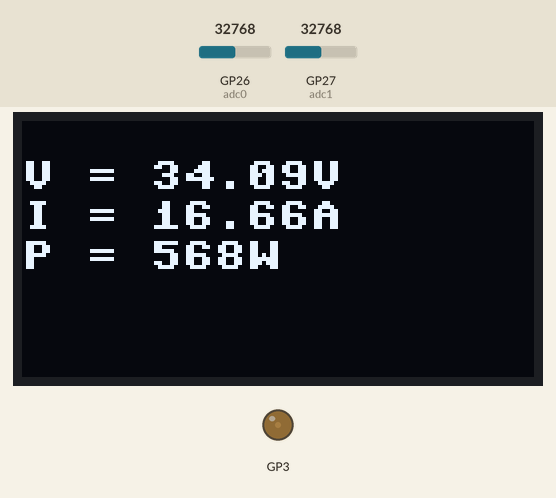
Simulated run of this program. Board: Raspberry Pi Pico running MicroPython. On the bench: 128×64 one-colour display, output pins drawn as LEDs (lit = HIGH). Inputs (shaded band) come from the test bench; at power-on: GP26 (adc0) = 32768, GP27 (adc1) = 32768 (analog values on the 0–65535 scale). Library files of the repository ran but are not shown: sh1106.py; what the program prints to the serial console is not drawn.

Above: at 1.2 s.
1.3 s: GP26 (adc0) set to 45874
At 3.5 s:
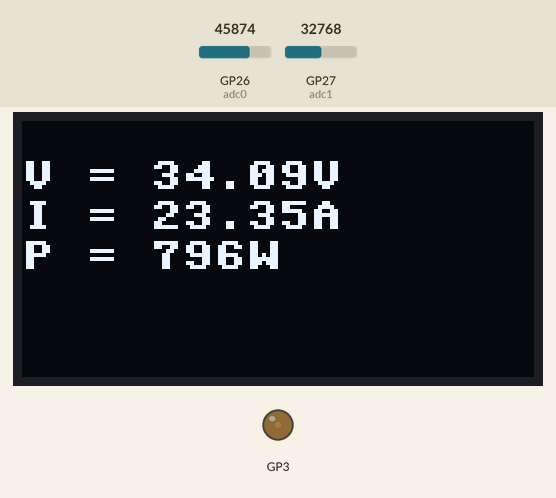
3.8 s: GP27 (adc1) set to 45874
At 5.2 s:
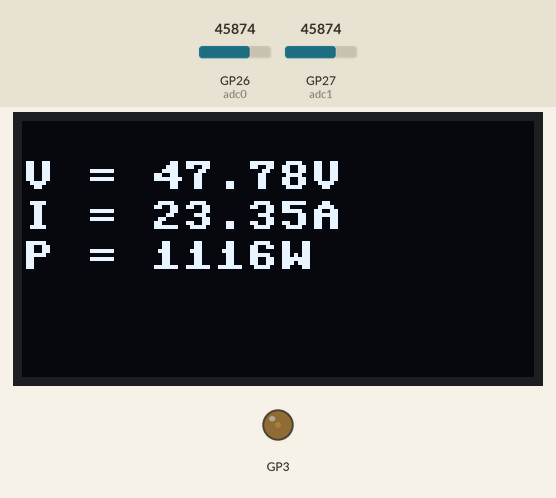
5.8 s: GP26 (adc0) set to 57670
At 6.8 s:
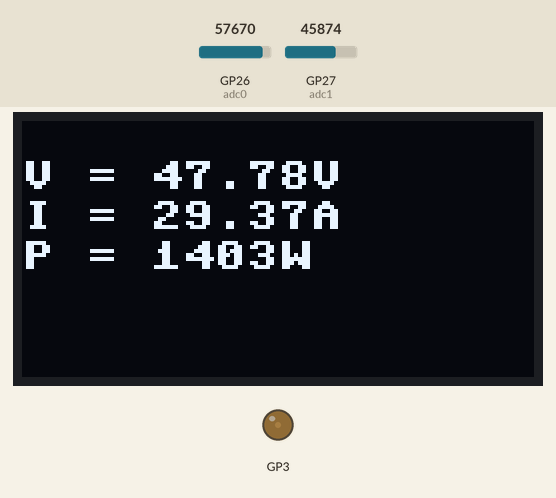
7.9 s: GP27 (adc1) set to 57670
At 9.6 s:
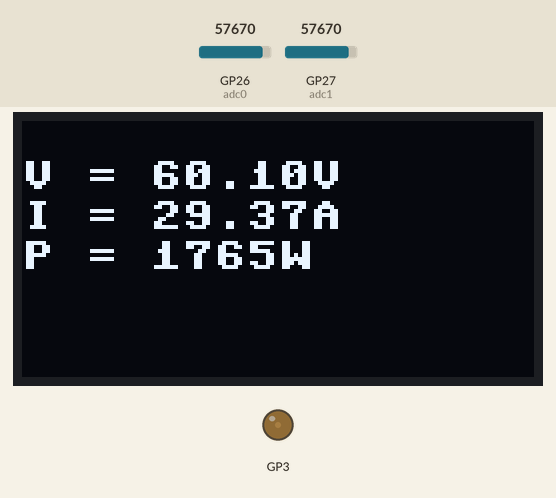
9.9 s: GP26 (adc0) set to 65535
At 11.1 s:
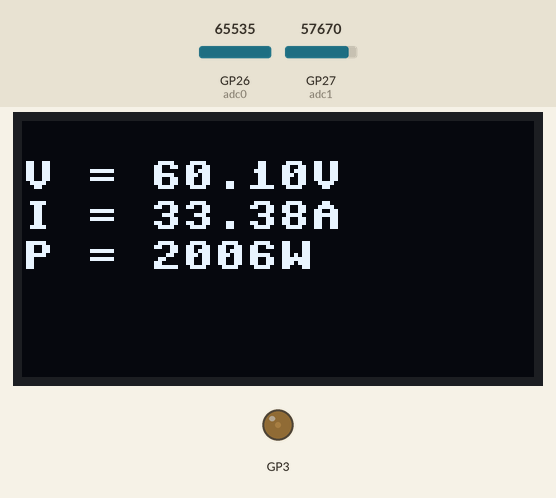
11.9 s: GP27 (adc1) set to 65535
At 13.9 s:
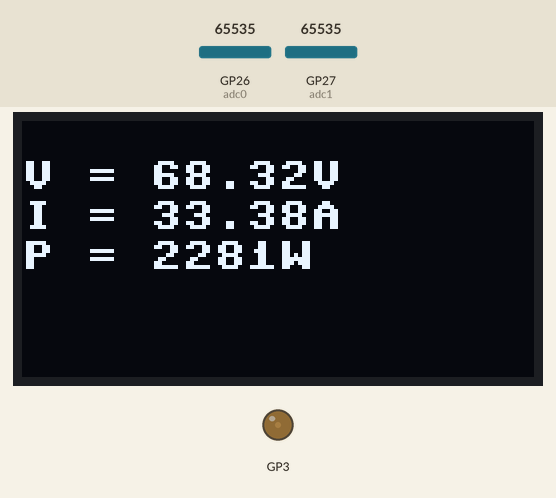
Timing chart, 0 to 15.0 s (numbered marks = the images above; inputs shaded):
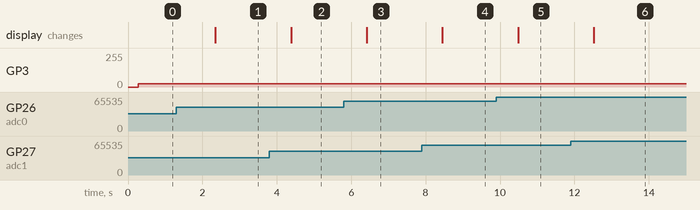

The program:

solartrack_04.py
```python
from machine import Pin, ADC, I2C
import time
from OLED_03 import OLED
from measure_vip import Measure_VIP
from pwmc import PWMc

# ADC
a0 = Pin(26, Pin.IN)				  # this is needed to turn input to high impedance
a1 = Pin(27, Pin.IN)				  # this is needed to turn input to high impedance
adc0 = ADC(0)		# Pin 31
adc1 = ADC(1)		# Pin 32
i2c_channel = 0
sclpin = 9
sdapin = 8
i2c = I2C(i2c_channel, scl=Pin(sclpin), sda=Pin(sdapin))
oled = OLED(128, 64, i2c, rotate = 180)
oled.clear()
PWMpin = 3
PWMfreq = 16E3
pwmgen = PWMc(PWMpin, freq= PWMfreq)


#-------------------------------------------------------------------------------
class MPPT(Measure_VIP):
    def __init__(self, adc0, adc1,  pwmgen, oled = None):
        Measure_VIP.__init__(self, adc0, adc1, oled)      # inherits everythin from Measure_VIP

        # PWM generator:
        self.pwmgen = pwmgen
        self.pwmval = 0
        self.pwm_min = 0.1
        self.pwm_max = 0.5
        self.pwm_step = 0.01

    def set_pwm(self, pwmval):
        self.pwmgen.set_pwm(pwmval)
        self.pwmval = pwmval

    def mpp_track(self, printflag = True):
        # Tracks maximum power point in PWM range between self.pwm_min and  self.pwm_max  using  self.pwm_step
        # returns p2max, p1max, pwmopt, i1max, i2max, pwmopt
        # printflag decides if values are printed
        ## Note: Only in this function pwm values are int in % because range is used


        # range accepts only int, so convert to %:
        pwm_percent_min = int(self.pwm_min * 100)
        pwm_percent_max = int(self.pwm_max * 100)
        pwm_percent_step = int(self.pwm_step * 100)
        pwm_percent_range = range(pwm_percent_min, pwm_percent_max , pwm_percent_step)

        power_max = 0
        pwmopt_percent = 0
        vmax = 0
        imax = 0
        for pw in pwm_percent_range:

            self.set_pwm(pw/100)
            v, i, power = meas.get_VIP()

            if power > power_max:

                vmax = v
                imax = i
                power_max = power
                pwmopt_percent = pw

            if printflag:
                print( '# PWM track', '\t', pw,'\t', '%2.2f' % v, '\t', '%2.2f' % i, '\t', '%3.0f' % power, '\t', '%3.0f' % power)

        self.pwmval = pwmopt_percent/100
        self.set_pwm(self.pwmval)

        if printflag:
            print("## PWM = %2.0i" % pwmopt_percent, "%")
            print("## P = %2.0f" % power_max, "W")
            print()

        return power_max, pwmopt_percent, vmax, imax
#------------------------------------------------------------------------------
#meas = Measure_VIP(adc0, adc1)           # without oled
#meas = Measure_VIP(adc0, adc1, oled)      # with oled
meas = MPPT(adc0, adc1, pwmgen, oled)
meas.nbmean = 100


i = 0
while True:
    if ( i % 10) == 0:
        meas.mpp_track()

    meas.get_VIP()
    meas.print_VIP()
    meas.print_oled()
    time.sleep(2)
    i+= 1
```

OLED_03.py
```python
from sh1106 import SH1106_I2C, SH1106

class OLED(SH1106_I2C):

    def __init__(self, width, height, i2c, res=None, addr=0x3c,
                 rotate=0, external_vcc=False):
        self.currentline = 0
        self.maxline = 5

        self.i2c = i2c
        self.addr = addr
        self.res = res

        # init base class:
        SH1106_I2C.__init__(self, width, height, i2c, res = res, addr=addr,
                 rotate=rotate, external_vcc=external_vcc)


    def clear(self):
        self.fill(0)
        self.currentline = 0


    def text(self, text, x, y):
        self.text(text, x, y)

    def write_line(self, text, line):
        '''write text to OLED into line 0...5'''
        self.text(text, 0, line * 10)
        self.show()


    def print(self, text, autoclear = True):
        '''print string s to OLED and automatically go to next row
           with clear before line 0'''
        if self.currentline == 0:
            if autoclear == True:
                self.fill(0)

        self.write_line(text,  self.currentline )
        self.currentline += 1
        if self.currentline > self.maxline:
            self.currentline = 0


    def print_s(self, s, separator = '\t'):
        '''print string s to OLED
        s -> multiple rows, separated by '\t'   '''

        sarray = s.split(separator)
        self.fill(0)
        self.currentline = 0
        for item in sarray:
            #self.print(item)
            self.text(item, 0, self.currentline * 10)
            self.currentline += 1
            if self.currentline > self.maxline:
                self.currentline = 0
        self.show()


if __name__ == "__main__":
    from machine import Pin, I2C
    import time


    i2c = I2C(0, scl=Pin(9), sda=Pin(8))
    #oled = SH1106_I2C(128, 64, i2c)
    oled = OLED(128, 64, i2c, rotate = 180)

    def test1():
        oled.clear()
        oled.print("TEST OLED PRINT")
        for i in range(0,8):
            #oled.print_line("TEST " + str(i))
            oled.print("TEST " + str(i))
            time.sleep(0.2)
            oled.show()

    def test2():
        oled.clear()

        oled.text("TEST OLED", 0, 0)      # text, x, y, colour (1 = white)
        #oled.text("TEST OLED",5,5)
        oled.text("by JCF",5,15)
        oled.text("Another row", 5, 25)
        oled.text("Yet another row", 5, 35)
        oled.text("And one more", 5, 45)
        oled.show()


    def test3():
        oled.clear()
        oled.text("TEST ", 30, 0)
        oled.hline(10,10, 20, 1)
        oled.vline(10, 20, 30, 1)
        oled.line(10, 10, 50, 50, 1)
        oled.rect(20, 20, 60, 40, 1)
        oled.fill_rect(80, 20, 20, 20, 1)
        oled.show()


    def test4():
        oled.clear()
        for i in range(0,6):
            #oled.print_line("TEST LINE" + str(i))
            oled.print("TEST LINE" + str(i))
        oled.show()

    def test5():
        s = "Hello \t world \t ! \t 3.14     \t The answer is \t 42"
        oled.print_s(s)
        '''
        time.sleep(1)
        s = "123456789 \t ! \t 3.14     \t The answer is \t 42\t Hitchhiker"
        oled.print_s(s)
        '''

    def test_all():
        test1()
        time.sleep(1)
        test2()
        time.sleep(1)
        test3()
        time.sleep(1)
        test4()
        time.sleep(1)
        test5()
        time.sleep(1)


    test_all()
    #test5()
    
```

measure_vip.py
```python
from machine import Pin, ADC, I2C
import time
from OLED_03 import OLED
from pwmc import PWMc

class Measure_VIP():
    '''Read V, I from adc0, adc1 and calculate P
       values can also b printed and displayed on OLED
       adc0 -> I
       adc1 -> V'''

    def __init__(self, adc0, adc1, oled = None):
        self.oled = oled
        self.adc0 = adc0
        self.adc1 = adc1
        self.offset0 = -0.006
        self.k0 = 0.98522
        self.offset1 = -0.007
        self.k1 = 0.98791
        self.ifactor = 10.2866779
        self.vfactor = 21
        self.nbmean = 3

    def readADC0(self, nb):
        v = 0
        for i in range(0,nb):
            v += self.adc0.read_u16()
        v = v/nb * 3.3 / (65535)
        v += self.offset0
        v *= self.k0
        return v

    def readADC1(self, nb):
        v = 0
        for i in range(0,nb):
            v += self.adc1.read_u16()
        v = v/nb * 3.3 / (65535)
        v += self.offset1
        v *= self.k1
        return v

    def get_I(self):
        v = self.readADC0(self.nbmean)
        i = v * self.ifactor
        return i

    def get_V(self):
        v = self.readADC1(self.nbmean)
        v = v * self.vfactor
        return v

    def get_VIP(self):
        i = self.get_I()
        v = self.get_V()
        p = v * i
        self.i = i
        self.v = v
        self.p = p
        self.values = v, i, p
        return v, i, p

    def print_VIP(self):
        print("%2.3f" % self.v, '\t', "%2.3f" % self.i, '\t', "%3.1f" % self.p)

    def print_oled(self):
        # Display values if oled is defined
        if self.oled:
            v, i, p = self.values
            self.oled.clear()

            s = '\tV = %2.2fV' % v
            s +=  '\tI = %2.2fA' % i
            s += '\tP = %2.0fW' % p

            self.oled.print_s(s)
#-------------------------------------------------------------------------------

def measure_loop():

    # ADC
    a0 = Pin(26, Pin.IN)				  # this is needed to turn input to high impedance
    a1 = Pin(27, Pin.IN)				  # this is needed to turn input to high impedance
    adc0 = ADC(0)		# Pin 31
    adc1 = ADC(1)		# Pin 32
    i2c_channel = 0
    sclpin = 9
    sdapin = 8
    i2c = I2C(i2c_channel, scl=Pin(sclpin), sda=Pin(sdapin))
    oled = OLED(128, 64, i2c, rotate = 180)
    oled.clear()

    #meas = Measure_VIP(adc0, adc1)           # without oled
    meas = Measure_VIP(adc0, adc1, oled)      # with oled
    meas.nbmean = 10

    while True:
        v, i, p = meas.get_VIP()
        meas.print_VIP()
        meas.print_oled()
        time.sleep(1)

if __name__ == "__main__":
    measure_loop()
    
```

pwmc.py
```python
''' Class PWMc allows setting of PWM 0 to 1   (0 to 100%)
    and changing frequency while keeping PWM value'''

from machine import PWM, Pin

class PWMc:
    def __init__(self, pin, freq = 5000):
        # set PWM pin + frequency
        self.pwm = PWM(Pin(pin))
        self.pwm.freq(int(freq))
        self.pwm.duty_u16(0)


    def set_pwm(self, value):
        # set PWM value 0.0 to  1.0, returns integer value 0...65535 corresponding to PWM
        self.value = value                 # remember last value
        pwmval = int(65535 * value)
        if pwmval > 65535: pwmval = 65535
        if pwmval < 0: pwmval = 0
        self.pwm.duty_u16(pwmval)
        return pwmval


    def set_freq(self, freq):
        # set new PWM frequency without changing the PWM value, returns frequency
        self.pwm.freq(int(freq))
        self.set_pwm(self.value)
        return self.pwm.freq()

    def stop(self):
        # deinit PWM
        self.set_pwm(0)
        self.pwm.deinit()


if __name__ == '__main__':
    print("Start PWM on GPIO 3, 200kHz, 60%")
    pw = PWMc(3, freq= 200E3)
    pw.set_pwm(0.6)

    import time
    time.sleep(2)

    print("Setting frequency to 1MHz")
    f = pw.set_freq(1000E3)
    print(f, "Hz")

    time.sleep(2)

    print("Setting PWM to 20%")
    d = pw.set_pwm(0.2)
    print(d ,"/ 65535")

    time.sleep(2)

    print("PWM stopped")
    pw.stop()
```

Measured:
- after the input at 1.3 s, the display: changes after 1.0 s (image 1)
- after the input at 3.8 s, the display: changes after 0.58 s (image 2)
- after the input at 5.8 s, the display: changes after 0.62 s (image 3)
- after the input at 7.9 s, the display: changes after 0.55 s (image 4)
- after the input at 9.9 s, the display: changes after 0.58 s (image 5)
- after the input at 11.9 s, the display: changes after 0.62 s (image 6)
